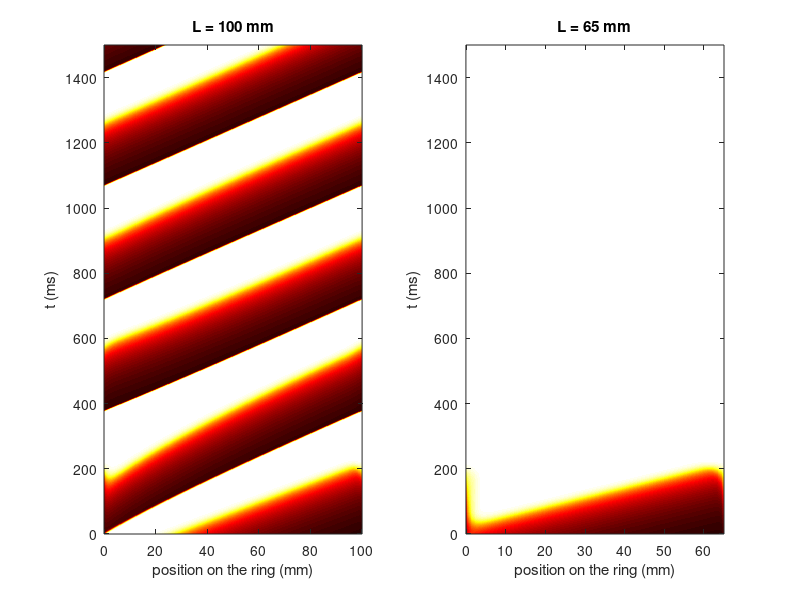

This figure's MATLAB source:
% Fig. 5.4: Circulating excitation on a ring (book, Section 5.3, Eq. 5.2)
% Initial state: piece of length L behind the front of a fiber stimulated at its end; L = 100 mm circulates, L = 65 mm dies out
% (c) 2026 Philipp Kügler · Program for the book "Dynamical Systems in the Life Sciences" · MIT License (see LICENSE)
tin = 0.3; tout = 6; topen = 100; tclose = 115; vgate = 0.13;   % parameters in ms
D = 0.1; dx = 0.2; dt = 0.02;                                   % mm^2/ms, mm, ms
% stimulate a long fiber (250 mm) at the left until the front (v > 0.5) is at 200 mm
N = round(250 / dx) + 1; x = dx * (0:N-1); vF = zeros(1, N); hF = ones(1, N); n = 0;
while ~any(vF > 0.5) || max(x(vF > 0.5)) < 200
    lap = [vF(2) - vF(1), vF(3:end) - 2 * vF(2:end-1) + vF(1:end-2), vF(end-1) - vF(end)];
    dv = hF .* vF.^2 .* (1 - vF) / tin - vF / tout + D * lap / dx^2;
    dh = (vF < vgate) .* (1 - hF) / topen - (vF >= vgate) .* hF / tclose;
    vF = vF + dt * dv; hF = hF + dt * dh;
    if n * dt < 2, vF(x <= 1) = vF(x <= 1) + dt * 0.2; end       % stimulus J = 0.2 for 2 ms
    n = n + 1;
end
iF = find(vF > 0.5, 1, 'last');
% rings: length, computing time, picture yes/no
faelle = [100 1500 1; 65 1500 1; 66 800 0; 67 800 0; 68 800 0; 69 800 0; 70 800 0];
for f = 1:size(faelle, 1)
    L = faelle(f, 1); T = faelle(f, 2); M = round(L / dx);
    v = vF(iF-M+1:iF); h = hF(iF-M+1:iF);
    K = round(T / dt); bild = zeros(K / 10, M); akt = []; oben = false; mitte = floor(M / 2) + 1;
    for k = 0:K-1
        if faelle(f, 3) && mod(k, 10) == 0, bild(k / 10 + 1, :) = v; end
        lap = [v(end), v(1:end-1)] - 2 * v + [v(2:end), v(1)];   % ring: neighbors cyclic
        dv = h .* v.^2 .* (1 - v) / tin - v / tout + D * lap / dx^2;
        dh = (v < vgate) .* (1 - h) / topen - (v >= vgate) .* h / tclose;
        v = v + dt * dv; h = h + dt * dh;
        if v(mitte) > 0.5 && ~oben, akt(end + 1) = (k + 1) * dt; oben = true; end
        if v(mitte) < 0.1, oben = false; end
    end
    if max(v) > 0.5, txt = 'circulates'; else, txt = 'dies out'; end
    if faelle(f, 3)
        fprintf('L = %d mm: round-trip times [%s] ms, the excitation %s\n', L, strtrim(sprintf(' %.1f', diff(akt))), txt);
        subplot(1, 2, f);
        imagesc([0 L], [0 T], bild); axis xy; colormap(flipud(hot)); caxis([0 1]);
        title(sprintf('L = %d mm', L)); xlabel('position on the ring (mm)'); ylabel('t (ms)');
    else
        fprintf('L = %d mm: %s\n', L, txt);
    end
end
